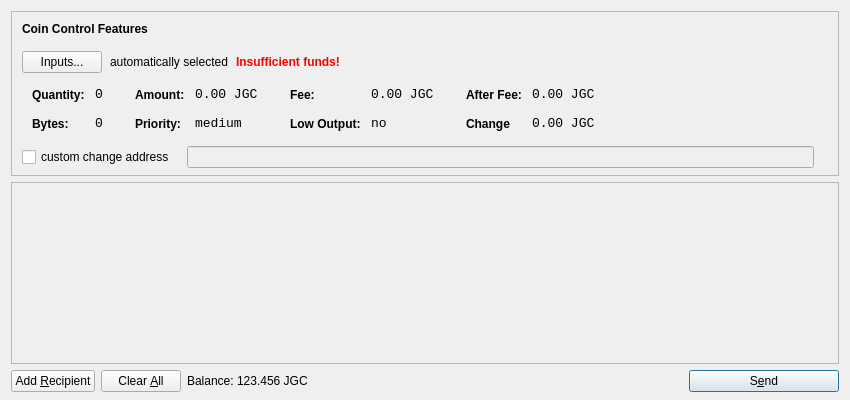
<?xml version="1.0" encoding="UTF-8"?>
<ui version="4.0">
 <class>SendCoinsDialog</class>
 <widget class="QDialog" name="SendCoinsDialog">
  <property name="geometry">
   <rect>
    <x>0</x>
    <y>0</y>
    <width>850</width>
    <height>400</height>
   </rect>
  </property>
  <property name="windowTitle">
   <string>Send Coins</string>
  </property>
  <layout class="QVBoxLayout" name="verticalLayout" stretch="0,1,0">
   <property name="bottomMargin">
    <number>8</number>
   </property>
   <item>
    <widget class="QFrame" name="frameCoinControl">
     <property name="sizePolicy">
      <sizepolicy hsizetype="Expanding" vsizetype="Expanding">
       <horstretch>0</horstretch>
       <verstretch>0</verstretch>
      </sizepolicy>
     </property>
     <property name="maximumSize">
      <size>
       <width>16777215</width>
       <height>16777215</height>
      </size>
     </property>
     <property name="frameShape">
      <enum>QFrame::StyledPanel</enum>
     </property>
     <property name="frameShadow">
      <enum>QFrame::Sunken</enum>
     </property>
     <layout class="QVBoxLayout" name="verticalLayoutCoinControl2">
      <property name="spacing">
       <number>-1</number>
      </property>
      <property name="leftMargin">
       <number>0</number>
      </property>
      <property name="topMargin">
       <number>0</number>
      </property>
      <property name="rightMargin">
       <number>0</number>
      </property>
      <property name="bottomMargin">
       <number>6</number>
      </property>
      <item>
       <layout class="QVBoxLayout" name="verticalLayoutCoinControl" stretch="0,0,0,0,1">
        <property name="spacing">
         <number>0</number>
        </property>
        <property name="leftMargin">
         <number>10</number>
        </property>
        <property name="topMargin">
         <number>10</number>
        </property>
        <item>
         <layout class="QHBoxLayout" name="horizontalLayoutCoinControl1">
          <property name="bottomMargin">
           <number>15</number>
          </property>
          <item>
           <widget class="QLabel" name="labelCoinControlFeatures">
            <property name="sizePolicy">
             <sizepolicy hsizetype="Preferred" vsizetype="Maximum">
              <horstretch>0</horstretch>
              <verstretch>0</verstretch>
             </sizepolicy>
            </property>
            <property name="font">
             <font>
              <weight>75</weight>
              <bold>true</bold>
             </font>
            </property>
            <property name="styleSheet">
             <string notr="true">font-weight:bold;</string>
            </property>
            <property name="text">
             <string>Coin Control Features</string>
            </property>
           </widget>
          </item>
         </layout>
        </item>
        <item>
         <layout class="QHBoxLayout" name="horizontalLayoutCoinControl2" stretch="0,0,0,0">
          <property name="spacing">
           <number>8</number>
          </property>
          <property name="bottomMargin">
           <number>10</number>
          </property>
          <item>
           <widget class="QPushButton" name="pushButtonCoinControl">
            <property name="styleSheet">
             <string notr="true"/>
            </property>
            <property name="text">
             <string>Inputs...</string>
            </property>
           </widget>
          </item>
          <item>
           <widget class="QLabel" name="labelCoinControlAutomaticallySelected">
            <property name="text">
             <string>automatically selected</string>
            </property>
            <property name="margin">
             <number>5</number>
            </property>
           </widget>
          </item>
          <item>
           <widget class="QLabel" name="labelCoinControlInsuffFunds">
            <property name="font">
             <font>
              <weight>75</weight>
              <bold>true</bold>
             </font>
            </property>
            <property name="styleSheet">
             <string notr="true">color:red;font-weight:bold;</string>
            </property>
            <property name="text">
             <string>Insufficient funds!</string>
            </property>
            <property name="margin">
             <number>5</number>
            </property>
           </widget>
          </item>
          <item>
           <spacer name="horizontalSpacerCoinControl">
            <property name="orientation">
             <enum>Qt::Horizontal</enum>
            </property>
            <property name="sizeHint" stdset="0">
             <size>
              <width>40</width>
              <height>1</height>
             </size>
            </property>
           </spacer>
          </item>
         </layout>
        </item>
        <item>
         <widget class="QWidget" name="widgetCoinControl" native="true">
          <property name="sizePolicy">
           <sizepolicy hsizetype="Preferred" vsizetype="Preferred">
            <horstretch>0</horstretch>
            <verstretch>0</verstretch>
           </sizepolicy>
          </property>
          <property name="minimumSize">
           <size>
            <width>0</width>
            <height>0</height>
           </size>
          </property>
          <property name="styleSheet">
           <string notr="true"/>
          </property>
          <layout class="QHBoxLayout" name="horizontalLayoutCoinControl5">
           <property name="margin">
            <number>0</number>
           </property>
           <item>
            <layout class="QHBoxLayout" name="horizontalLayoutCoinControl3" stretch="0,0,0,1">
             <property name="spacing">
              <number>20</number>
             </property>
             <property name="topMargin">
              <number>0</number>
             </property>
             <property name="bottomMargin">
              <number>10</number>
             </property>
             <item>
              <layout class="QFormLayout" name="formLayoutCoinControl1">
               <property name="horizontalSpacing">
                <number>10</number>
               </property>
               <property name="verticalSpacing">
                <number>14</number>
               </property>
               <property name="leftMargin">
                <number>10</number>
               </property>
               <property name="topMargin">
                <number>4</number>
               </property>
               <property name="rightMargin">
                <number>6</number>
               </property>
               <item row="0" column="0">
                <widget class="QLabel" name="labelCoinControlQuantityText">
                 <property name="styleSheet">
                  <string notr="true">font-weight:bold;</string>
                 </property>
                 <property name="text">
                  <string>Quantity:</string>
                 </property>
                 <property name="margin">
                  <number>0</number>
                 </property>
                </widget>
               </item>
               <item row="0" column="1">
                <widget class="QLabel" name="labelCoinControlQuantity">
                 <property name="font">
                  <font>
                   <family>Monospace</family>
                   <pointsize>10</pointsize>
                  </font>
                 </property>
                 <property name="cursor">
                  <cursorShape>IBeamCursor</cursorShape>
                 </property>
                 <property name="contextMenuPolicy">
                  <enum>Qt::ActionsContextMenu</enum>
                 </property>
                 <property name="text">
                  <string>0</string>
                 </property>
                 <property name="margin">
                  <number>0</number>
                 </property>
                 <property name="textInteractionFlags">
                  <set>Qt::LinksAccessibleByMouse|Qt::TextSelectableByKeyboard|Qt::TextSelectableByMouse</set>
                 </property>
                </widget>
               </item>
               <item row="1" column="0">
                <widget class="QLabel" name="labelCoinControlBytesText">
                 <property name="styleSheet">
                  <string notr="true">font-weight:bold;</string>
                 </property>
                 <property name="text">
                  <string>Bytes:</string>
                 </property>
                </widget>
               </item>
               <item row="1" column="1">
                <widget class="QLabel" name="labelCoinControlBytes">
                 <property name="font">
                  <font>
                   <family>Monospace</family>
                   <pointsize>10</pointsize>
                  </font>
                 </property>
                 <property name="cursor">
                  <cursorShape>IBeamCursor</cursorShape>
                 </property>
                 <property name="contextMenuPolicy">
                  <enum>Qt::ActionsContextMenu</enum>
                 </property>
                 <property name="text">
                  <string>0</string>
                 </property>
                 <property name="textInteractionFlags">
                  <set>Qt::LinksAccessibleByMouse|Qt::TextSelectableByKeyboard|Qt::TextSelectableByMouse</set>
                 </property>
                </widget>
               </item>
              </layout>
             </item>
             <item>
              <layout class="QFormLayout" name="formLayoutCoinControl2">
               <property name="horizontalSpacing">
                <number>10</number>
               </property>
               <property name="verticalSpacing">
                <number>14</number>
               </property>
               <property name="leftMargin">
                <number>6</number>
               </property>
               <property name="topMargin">
                <number>4</number>
               </property>
               <property name="rightMargin">
                <number>6</number>
               </property>
               <item row="0" column="0">
                <widget class="QLabel" name="labelCoinControlAmountText">
                 <property name="styleSheet">
                  <string notr="true">font-weight:bold;</string>
                 </property>
                 <property name="text">
                  <string>Amount:</string>
                 </property>
                 <property name="margin">
                  <number>0</number>
                 </property>
                </widget>
               </item>
               <item row="0" column="1">
                <widget class="QLabel" name="labelCoinControlAmount">
                 <property name="font">
                  <font>
                   <family>Monospace</family>
                   <pointsize>10</pointsize>
                  </font>
                 </property>
                 <property name="cursor">
                  <cursorShape>IBeamCursor</cursorShape>
                 </property>
                 <property name="contextMenuPolicy">
                  <enum>Qt::ActionsContextMenu</enum>
                 </property>
                 <property name="text">
                  <string notr="true">0.00 JGC</string>
                 </property>
                 <property name="textInteractionFlags">
                  <set>Qt::LinksAccessibleByMouse|Qt::TextSelectableByKeyboard|Qt::TextSelectableByMouse</set>
                 </property>
                </widget>
               </item>
               <item row="1" column="0">
                <widget class="QLabel" name="labelCoinControlPriorityText">
                 <property name="styleSheet">
                  <string notr="true">font-weight:bold;</string>
                 </property>
                 <property name="text">
                  <string>Priority:</string>
                 </property>
                </widget>
               </item>
               <item row="1" column="1">
                <widget class="QLabel" name="labelCoinControlPriority">
                 <property name="font">
                  <font>
                   <family>Monospace</family>
                   <pointsize>10</pointsize>
                  </font>
                 </property>
                 <property name="cursor">
                  <cursorShape>IBeamCursor</cursorShape>
                 </property>
                 <property name="contextMenuPolicy">
                  <enum>Qt::ActionsContextMenu</enum>
                 </property>
                 <property name="text">
                  <string>medium</string>
                 </property>
                 <property name="textInteractionFlags">
                  <set>Qt::LinksAccessibleByMouse|Qt::TextSelectableByKeyboard|Qt::TextSelectableByMouse</set>
                 </property>
                </widget>
               </item>
              </layout>
             </item>
             <item>
              <layout class="QFormLayout" name="formLayoutCoinControl3">
               <property name="horizontalSpacing">
                <number>10</number>
               </property>
               <property name="verticalSpacing">
                <number>14</number>
               </property>
               <property name="leftMargin">
                <number>6</number>
               </property>
               <property name="topMargin">
                <number>4</number>
               </property>
               <property name="rightMargin">
                <number>6</number>
               </property>
               <item row="0" column="0">
                <widget class="QLabel" name="labelCoinControlFeeText">
                 <property name="styleSheet">
                  <string notr="true">font-weight:bold;</string>
                 </property>
                 <property name="text">
                  <string>Fee:</string>
                 </property>
                 <property name="margin">
                  <number>0</number>
                 </property>
                </widget>
               </item>
               <item row="0" column="1">
                <widget class="QLabel" name="labelCoinControlFee">
                 <property name="font">
                  <font>
                   <family>Monospace</family>
                   <pointsize>10</pointsize>
                  </font>
                 </property>
                 <property name="cursor">
                  <cursorShape>IBeamCursor</cursorShape>
                 </property>
                 <property name="contextMenuPolicy">
                  <enum>Qt::ActionsContextMenu</enum>
                 </property>
                 <property name="text">
                  <string notr="true">0.00 JGC</string>
                 </property>
                 <property name="textInteractionFlags">
                  <set>Qt::LinksAccessibleByMouse|Qt::TextSelectableByKeyboard|Qt::TextSelectableByMouse</set>
                 </property>
                </widget>
               </item>
               <item row="1" column="0">
                <widget class="QLabel" name="labelCoinControlLowOutputText">
                 <property name="styleSheet">
                  <string notr="true">font-weight:bold;</string>
                 </property>
                 <property name="text">
                  <string>Low Output:</string>
                 </property>
                </widget>
               </item>
               <item row="1" column="1">
                <widget class="QLabel" name="labelCoinControlLowOutput">
                 <property name="font">
                  <font>
                   <family>Monospace</family>
                   <pointsize>10</pointsize>
                  </font>
                 </property>
                 <property name="cursor">
                  <cursorShape>IBeamCursor</cursorShape>
                 </property>
                 <property name="contextMenuPolicy">
                  <enum>Qt::ActionsContextMenu</enum>
                 </property>
                 <property name="text">
                  <string>no</string>
                 </property>
                 <property name="textInteractionFlags">
                  <set>Qt::LinksAccessibleByMouse|Qt::TextSelectableByKeyboard|Qt::TextSelectableByMouse</set>
                 </property>
                </widget>
               </item>
              </layout>
             </item>
             <item>
              <layout class="QFormLayout" name="formLayoutCoinControl4">
               <property name="horizontalSpacing">
                <number>10</number>
               </property>
               <property name="verticalSpacing">
                <number>14</number>
               </property>
               <property name="leftMargin">
                <number>6</number>
               </property>
               <property name="topMargin">
                <number>4</number>
               </property>
               <property name="rightMargin">
                <number>6</number>
               </property>
               <item row="0" column="0">
                <widget class="QLabel" name="labelCoinControlAfterFeeText">
                 <property name="styleSheet">
                  <string notr="true">font-weight:bold;</string>
                 </property>
                 <property name="text">
                  <string>After Fee:</string>
                 </property>
                 <property name="margin">
                  <number>0</number>
                 </property>
                </widget>
               </item>
               <item row="0" column="1">
                <widget class="QLabel" name="labelCoinControlAfterFee">
                 <property name="font">
                  <font>
                   <family>Monospace</family>
                   <pointsize>10</pointsize>
                  </font>
                 </property>
                 <property name="cursor">
                  <cursorShape>IBeamCursor</cursorShape>
                 </property>
                 <property name="contextMenuPolicy">
                  <enum>Qt::ActionsContextMenu</enum>
                 </property>
                 <property name="text">
                  <string notr="true">0.00 JGC</string>
                 </property>
                 <property name="textInteractionFlags">
                  <set>Qt::LinksAccessibleByMouse|Qt::TextSelectableByKeyboard|Qt::TextSelectableByMouse</set>
                 </property>
                </widget>
               </item>
               <item row="1" column="0">
                <widget class="QLabel" name="labelCoinControlChangeText">
                 <property name="styleSheet">
                  <string notr="true">font-weight:bold;</string>
                 </property>
                 <property name="text">
                  <string>Change</string>
                 </property>
                </widget>
               </item>
               <item row="1" column="1">
                <widget class="QLabel" name="labelCoinControlChange">
                 <property name="font">
                  <font>
                   <family>Monospace</family>
                   <pointsize>10</pointsize>
                  </font>
                 </property>
                 <property name="cursor">
                  <cursorShape>IBeamCursor</cursorShape>
                 </property>
                 <property name="contextMenuPolicy">
                  <enum>Qt::ActionsContextMenu</enum>
                 </property>
                 <property name="text">
                  <string notr="true">0.00 JGC</string>
                 </property>
                 <property name="textInteractionFlags">
                  <set>Qt::LinksAccessibleByMouse|Qt::TextSelectableByKeyboard|Qt::TextSelectableByMouse</set>
                 </property>
                </widget>
               </item>
              </layout>
             </item>
            </layout>
           </item>
          </layout>
         </widget>
        </item>
        <item>
         <layout class="QHBoxLayout" name="horizontalLayoutCoinControl4" stretch="0,0,0">
          <property name="spacing">
           <number>12</number>
          </property>
          <property name="sizeConstraint">
           <enum>QLayout::SetDefaultConstraint</enum>
          </property>
          <property name="topMargin">
           <number>5</number>
          </property>
          <property name="rightMargin">
           <number>5</number>
          </property>
          <item>
           <widget class="QCheckBox" name="checkBoxCoinControlChange">
            <property name="text">
             <string>custom change address</string>
            </property>
           </widget>
          </item>
          <item>
           <widget class="QLineEdit" name="lineEditCoinControlChange">
            <property name="enabled">
             <bool>false</bool>
            </property>
            <property name="sizePolicy">
             <sizepolicy hsizetype="Expanding" vsizetype="Fixed">
              <horstretch>0</horstretch>
              <verstretch>0</verstretch>
             </sizepolicy>
            </property>
           </widget>
          </item>
          <item>
           <widget class="QLabel" name="labelCoinControlChangeLabel">
            <property name="sizePolicy">
             <sizepolicy hsizetype="Preferred" vsizetype="Expanding">
              <horstretch>0</horstretch>
              <verstretch>0</verstretch>
             </sizepolicy>
            </property>
            <property name="minimumSize">
             <size>
              <width>0</width>
              <height>0</height>
             </size>
            </property>
            <property name="text">
             <string/>
            </property>
            <property name="margin">
             <number>3</number>
            </property>
           </widget>
          </item>
         </layout>
        </item>
        <item>
         <spacer name="verticalSpacerCoinControl">
          <property name="orientation">
           <enum>Qt::Vertical</enum>
          </property>
          <property name="sizeHint" stdset="0">
           <size>
            <width>800</width>
            <height>1</height>
           </size>
          </property>
         </spacer>
        </item>
       </layout>
      </item>
     </layout>
    </widget>
   </item>
   <item>
    <widget class="QScrollArea" name="scrollArea">
     <property name="widgetResizable">
      <bool>true</bool>
     </property>
     <widget class="QWidget" name="scrollAreaWidgetContents">
      <property name="geometry">
       <rect>
        <x>0</x>
        <y>0</y>
        <width>830</width>
        <height>165</height>
       </rect>
      </property>
      <layout class="QVBoxLayout" name="verticalLayout_2">
       <property name="margin">
        <number>0</number>
       </property>
       <item>
        <layout class="QVBoxLayout" name="entries">
         <property name="spacing">
          <number>6</number>
         </property>
        </layout>
       </item>
       <item>
        <spacer name="verticalSpacer">
         <property name="orientation">
          <enum>Qt::Vertical</enum>
         </property>
         <property name="sizeHint" stdset="0">
          <size>
           <width>20</width>
           <height>40</height>
          </size>
         </property>
        </spacer>
       </item>
      </layout>
     </widget>
    </widget>
   </item>
   <item>
    <layout class="QHBoxLayout" name="horizontalLayout">
     <item>
      <widget class="QPushButton" name="addButton">
       <property name="toolTip">
        <string>Send to multiple recipients at once</string>
       </property>
       <property name="text">
        <string>Add &amp;Recipient</string>
       </property>
       <property name="autoDefault">
        <bool>false</bool>
       </property>
      </widget>
     </item>
     <item>
      <widget class="QPushButton" name="clearButton">
       <property name="sizePolicy">
        <sizepolicy hsizetype="Minimum" vsizetype="Fixed">
         <horstretch>0</horstretch>
         <verstretch>0</verstretch>
        </sizepolicy>
       </property>
       <property name="toolTip">
        <string>Remove all transaction fields</string>
       </property>
       <property name="text">
        <string>Clear &amp;All</string>
       </property>
       <property name="autoRepeatDelay">
        <number>300</number>
       </property>
       <property name="autoDefault">
        <bool>false</bool>
       </property>
      </widget>
     </item>
     <item>
      <layout class="QHBoxLayout" name="horizontalLayout_2">
       <property name="spacing">
        <number>3</number>
       </property>
       <item>
        <widget class="QLabel" name="label">
         <property name="sizePolicy">
          <sizepolicy hsizetype="Preferred" vsizetype="Fixed">
           <horstretch>0</horstretch>
           <verstretch>0</verstretch>
          </sizepolicy>
         </property>
         <property name="text">
          <string>Balance:</string>
         </property>
        </widget>
       </item>
       <item>
        <widget class="QLabel" name="labelBalance">
         <property name="sizePolicy">
          <sizepolicy hsizetype="Preferred" vsizetype="Fixed">
           <horstretch>0</horstretch>
           <verstretch>0</verstretch>
          </sizepolicy>
         </property>
         <property name="cursor">
          <cursorShape>IBeamCursor</cursorShape>
         </property>
         <property name="text">
          <string>123.456 JGC</string>
         </property>
         <property name="textInteractionFlags">
          <set>Qt::LinksAccessibleByMouse|Qt::TextSelectableByKeyboard|Qt::TextSelectableByMouse</set>
         </property>
        </widget>
       </item>
      </layout>
     </item>
     <item>
      <spacer name="horizontalSpacer">
       <property name="orientation">
        <enum>Qt::Horizontal</enum>
       </property>
       <property name="sizeHint" stdset="0">
        <size>
         <width>40</width>
         <height>20</height>
        </size>
       </property>
      </spacer>
     </item>
     <item>
      <widget class="QPushButton" name="sendButton">
       <property name="minimumSize">
        <size>
         <width>150</width>
         <height>0</height>
        </size>
       </property>
       <property name="toolTip">
        <string>Confirm the send action</string>
       </property>
       <property name="text">
        <string>S&amp;end</string>
       </property>
       <property name="icon">
        <iconset resource="../bitcoin.qrc">
         <normaloff>:/icons/send</normaloff>:/icons/send</iconset>
       </property>
       <property name="default">
        <bool>true</bool>
       </property>
      </widget>
     </item>
    </layout>
   </item>
  </layout>
 </widget>
 <resources>
  <include location="../bitcoin.qrc"/>
 </resources>
 <connections/>
</ui>
